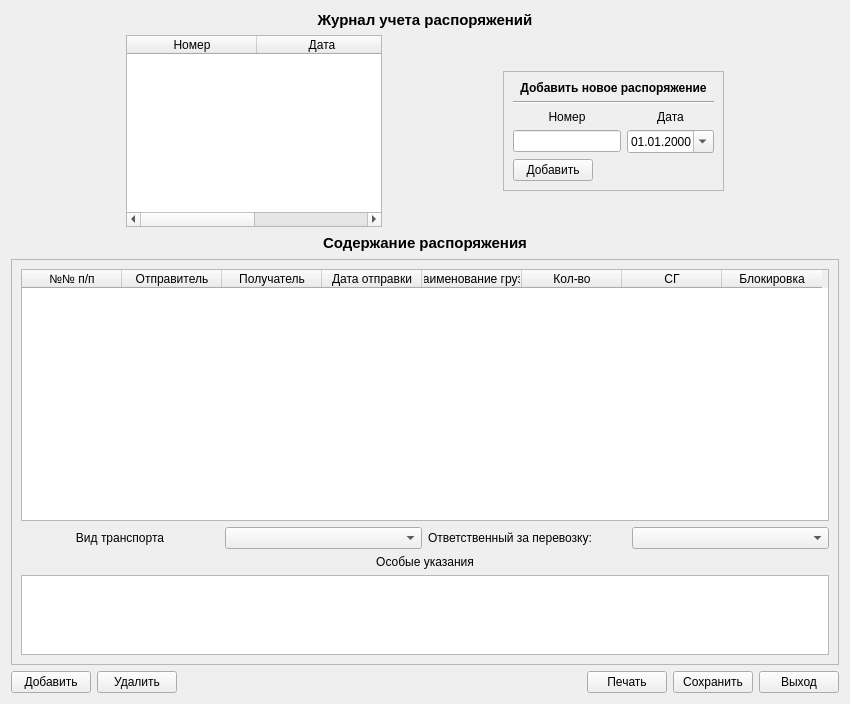
<?xml version="1.0" encoding="UTF-8"?>
<ui version="4.0">
 <class>OrderForm</class>
 <widget class="QWidget" name="OrderForm">
  <property name="geometry">
   <rect>
    <x>0</x>
    <y>0</y>
    <width>850</width>
    <height>704</height>
   </rect>
  </property>
  <property name="windowTitle">
   <string>Распоряжения на получение (отправку) спецтехники</string>
  </property>
  <property name="windowIcon">
   <iconset>
    <normaloff>:/images/new.png</normaloff>:/images/new.png</iconset>
  </property>
  <layout class="QVBoxLayout" name="verticalLayout_2">
   <item>
    <widget class="QLabel" name="label">
     <property name="font">
      <font>
       <pointsize>11</pointsize>
       <weight>75</weight>
       <bold>true</bold>
      </font>
     </property>
     <property name="text">
      <string>Журнал учета распоряжений</string>
     </property>
     <property name="alignment">
      <set>Qt::AlignCenter</set>
     </property>
    </widget>
   </item>
   <item>
    <layout class="QHBoxLayout" name="horizontalLayout_2">
     <item>
      <widget class="QTableWidget" name="tableWidget_journal">
       <property name="sizePolicy">
        <sizepolicy hsizetype="Fixed" vsizetype="Fixed">
         <horstretch>0</horstretch>
         <verstretch>0</verstretch>
        </sizepolicy>
       </property>
       <property name="rowCount">
        <number>0</number>
       </property>
       <property name="columnCount">
        <number>2</number>
       </property>
       <attribute name="horizontalHeaderCascadingSectionResizes">
        <bool>false</bool>
       </attribute>
       <attribute name="horizontalHeaderDefaultSectionSize">
        <number>130</number>
       </attribute>
       <attribute name="horizontalHeaderShowSortIndicator" stdset="0">
        <bool>false</bool>
       </attribute>
       <attribute name="horizontalHeaderStretchLastSection">
        <bool>true</bool>
       </attribute>
       <column>
        <property name="text">
         <string>Номер</string>
        </property>
       </column>
       <column>
        <property name="text">
         <string>Дата</string>
        </property>
       </column>
      </widget>
     </item>
     <item>
      <widget class="QFrame" name="frame_2">
       <property name="sizePolicy">
        <sizepolicy hsizetype="Fixed" vsizetype="Fixed">
         <horstretch>0</horstretch>
         <verstretch>0</verstretch>
        </sizepolicy>
       </property>
       <property name="frameShape">
        <enum>QFrame::StyledPanel</enum>
       </property>
       <property name="frameShadow">
        <enum>QFrame::Raised</enum>
       </property>
       <layout class="QGridLayout" name="gridLayout">
        <item row="3" column="0">
         <widget class="QLabel" name="label_7">
          <property name="text">
           <string>Номер</string>
          </property>
          <property name="alignment">
           <set>Qt::AlignCenter</set>
          </property>
         </widget>
        </item>
        <item row="0" column="0" colspan="2">
         <widget class="QLabel" name="label_6">
          <property name="font">
           <font>
            <weight>75</weight>
            <bold>true</bold>
           </font>
          </property>
          <property name="layoutDirection">
           <enum>Qt::LeftToRight</enum>
          </property>
          <property name="text">
           <string>Добавить новое распоряжение</string>
          </property>
          <property name="alignment">
           <set>Qt::AlignCenter</set>
          </property>
         </widget>
        </item>
        <item row="4" column="0">
         <widget class="QLineEdit" name="lineEdit_number"/>
        </item>
        <item row="2" column="0" colspan="2">
         <widget class="Line" name="line">
          <property name="orientation">
           <enum>Qt::Horizontal</enum>
          </property>
         </widget>
        </item>
        <item row="3" column="1">
         <widget class="QLabel" name="label_8">
          <property name="text">
           <string>Дата</string>
          </property>
          <property name="alignment">
           <set>Qt::AlignCenter</set>
          </property>
         </widget>
        </item>
        <item row="5" column="0">
         <widget class="QPushButton" name="pushButton_add_order">
          <property name="sizePolicy">
           <sizepolicy hsizetype="Fixed" vsizetype="Fixed">
            <horstretch>0</horstretch>
            <verstretch>0</verstretch>
           </sizepolicy>
          </property>
          <property name="layoutDirection">
           <enum>Qt::LeftToRight</enum>
          </property>
          <property name="text">
           <string>Добавить</string>
          </property>
         </widget>
        </item>
        <item row="4" column="1">
         <widget class="QDateEdit" name="dateEdit">
          <property name="displayFormat">
           <string>dd.MM.yyyy</string>
          </property>
          <property name="calendarPopup">
           <bool>true</bool>
          </property>
         </widget>
        </item>
       </layout>
      </widget>
     </item>
    </layout>
   </item>
   <item>
    <layout class="QHBoxLayout" name="horizontalLayout_7">
     <item>
      <spacer name="horizontalSpacer_2">
       <property name="orientation">
        <enum>Qt::Horizontal</enum>
       </property>
       <property name="sizeHint" stdset="0">
        <size>
         <width>40</width>
         <height>20</height>
        </size>
       </property>
      </spacer>
     </item>
     <item>
      <widget class="QLabel" name="label_2">
       <property name="font">
        <font>
         <pointsize>11</pointsize>
         <weight>75</weight>
         <bold>true</bold>
        </font>
       </property>
       <property name="text">
        <string>Содержание распоряжения</string>
       </property>
       <property name="alignment">
        <set>Qt::AlignCenter</set>
       </property>
      </widget>
     </item>
     <item>
      <spacer name="horizontalSpacer_3">
       <property name="orientation">
        <enum>Qt::Horizontal</enum>
       </property>
       <property name="sizeHint" stdset="0">
        <size>
         <width>40</width>
         <height>20</height>
        </size>
       </property>
      </spacer>
     </item>
    </layout>
   </item>
   <item>
    <widget class="QFrame" name="frame">
     <property name="frameShape">
      <enum>QFrame::StyledPanel</enum>
     </property>
     <property name="frameShadow">
      <enum>QFrame::Raised</enum>
     </property>
     <layout class="QVBoxLayout" name="verticalLayout">
      <item>
       <widget class="QTableWidget" name="tableWidget_order">
        <property name="sortingEnabled">
         <bool>false</bool>
        </property>
        <property name="cornerButtonEnabled">
         <bool>true</bool>
        </property>
        <attribute name="horizontalHeaderShowSortIndicator" stdset="0">
         <bool>false</bool>
        </attribute>
        <attribute name="horizontalHeaderStretchLastSection">
         <bool>false</bool>
        </attribute>
        <attribute name="verticalHeaderShowSortIndicator" stdset="0">
         <bool>false</bool>
        </attribute>
        <column>
         <property name="text">
          <string>№№ п/п</string>
         </property>
        </column>
        <column>
         <property name="text">
          <string>Отправитель</string>
         </property>
        </column>
        <column>
         <property name="text">
          <string>Получатель</string>
         </property>
        </column>
        <column>
         <property name="text">
          <string>Дата отправки</string>
         </property>
        </column>
        <column>
         <property name="text">
          <string>Наименование груза</string>
         </property>
        </column>
        <column>
         <property name="text">
          <string>Кол-во</string>
         </property>
        </column>
        <column>
         <property name="text">
          <string>СГ</string>
         </property>
        </column>
        <column>
         <property name="text">
          <string>Блокировка</string>
         </property>
        </column>
       </widget>
      </item>
      <item>
       <layout class="QHBoxLayout" name="horizontalLayout_5">
        <item>
         <layout class="QHBoxLayout" name="horizontalLayout_3">
          <item>
           <widget class="QLabel" name="label_3">
            <property name="text">
             <string>Вид транспорта</string>
            </property>
            <property name="alignment">
             <set>Qt::AlignCenter</set>
            </property>
           </widget>
          </item>
          <item>
           <widget class="QComboBox" name="comboBox_transport"/>
          </item>
         </layout>
        </item>
        <item>
         <layout class="QHBoxLayout" name="horizontalLayout_4">
          <item>
           <widget class="QLabel" name="label_4">
            <property name="text">
             <string>Ответственный за перевозку:</string>
            </property>
           </widget>
          </item>
          <item>
           <widget class="QComboBox" name="comboBox_responsib"/>
          </item>
         </layout>
        </item>
       </layout>
      </item>
      <item>
       <widget class="QLabel" name="label_9">
        <property name="text">
         <string>Особые указания</string>
        </property>
        <property name="alignment">
         <set>Qt::AlignCenter</set>
        </property>
       </widget>
      </item>
      <item>
       <widget class="QTextEdit" name="textEdit_spec_orders">
        <property name="sizePolicy">
         <sizepolicy hsizetype="Expanding" vsizetype="Expanding">
          <horstretch>0</horstretch>
          <verstretch>0</verstretch>
         </sizepolicy>
        </property>
        <property name="maximumSize">
         <size>
          <width>16777215</width>
          <height>80</height>
         </size>
        </property>
       </widget>
      </item>
      <item>
       <layout class="QHBoxLayout" name="horizontalLayout_6"/>
      </item>
     </layout>
    </widget>
   </item>
   <item>
    <layout class="QHBoxLayout" name="horizontalLayout">
     <item>
      <widget class="QPushButton" name="pushButton_content">
       <property name="text">
        <string>Добавить</string>
       </property>
      </widget>
     </item>
     <item>
      <widget class="QPushButton" name="pushButton_del">
       <property name="text">
        <string>Удалить</string>
       </property>
      </widget>
     </item>
     <item>
      <spacer name="horizontalSpacer">
       <property name="orientation">
        <enum>Qt::Horizontal</enum>
       </property>
       <property name="sizeHint" stdset="0">
        <size>
         <width>40</width>
         <height>20</height>
        </size>
       </property>
      </spacer>
     </item>
     <item>
      <widget class="QPushButton" name="pushButton_print">
       <property name="text">
        <string>Печать</string>
       </property>
      </widget>
     </item>
     <item>
      <widget class="QPushButton" name="pushButton_save">
       <property name="text">
        <string>Сохранить</string>
       </property>
      </widget>
     </item>
     <item>
      <widget class="QPushButton" name="pushButton_exit">
       <property name="text">
        <string>Выход</string>
       </property>
      </widget>
     </item>
    </layout>
   </item>
  </layout>
 </widget>
 <tabstops>
  <tabstop>lineEdit_number</tabstop>
  <tabstop>dateEdit</tabstop>
  <tabstop>pushButton_add_order</tabstop>
  <tabstop>comboBox_transport</tabstop>
  <tabstop>comboBox_responsib</tabstop>
  <tabstop>textEdit_spec_orders</tabstop>
  <tabstop>pushButton_content</tabstop>
  <tabstop>pushButton_del</tabstop>
  <tabstop>pushButton_save</tabstop>
  <tabstop>pushButton_exit</tabstop>
  <tabstop>tableWidget_order</tabstop>
  <tabstop>tableWidget_journal</tabstop>
 </tabstops>
 <resources>
  <include location="../images/transport_control.qrc"/>
 </resources>
 <connections/>
</ui>
